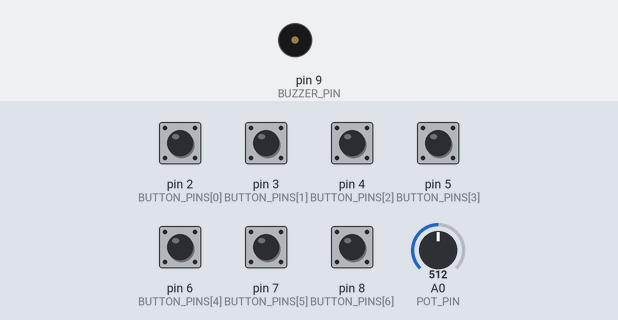
Simulated run of this sketch. Board: Arduino Uno, built with avr-gcc and run on an emulated ATmega328P. Parts: buzzer (waves = sounding). Inputs (shaded band) come from the test bench; at power-on: pin 2 (BUTTON_PINS[0]), pin 3 (BUTTON_PINS[1]), pin 4 (BUTTON_PINS[2]), pin 5 (BUTTON_PINS[3]), pin 6 (BUTTON_PINS[4]), pin 7 (BUTTON_PINS[5]), pin 8 (BUTTON_PINS[6]) HIGH, A0 (POT_PIN) = 512.

Above: at 1.2 s.
1.3 s: pin 2 (BUTTON_PINS[0]) pulled LOW for 0.15 s
At 1.38 s:
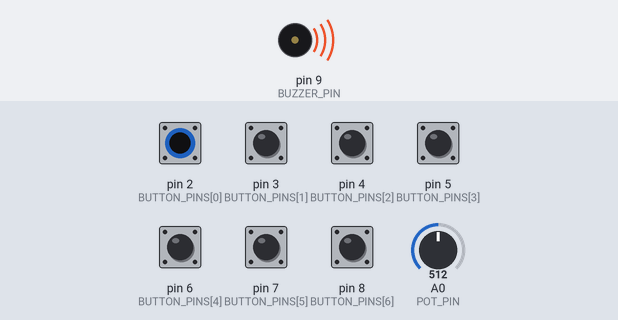
Timing chart, 0 to 4.3 s (numbered marks = the images above; inputs shaded):
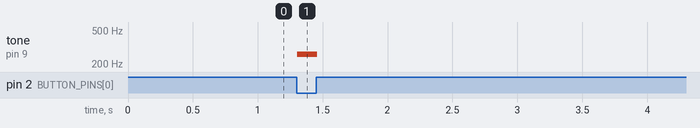

The sketch:

piano.ino
```cpp
/*

아두이노로 조절할 수 있는 피아노

스위치로 음을 연주할 수 있음
가변저항으로 음의 피치 조절

*/

#define POT_PIN A0

const int BUTTON_OFFSET = 2;
const int BUTTON_PINS[7] = {2, 3, 4, 5, 6, 7, 8};
const int BUZZER_PIN = 9;

const int BUTTON_NUM = sizeof(BUTTON_PINS) / sizeof(BUTTON_PINS[0]);

int onButtonPin = BUTTON_OFFSET;
int buttonStates[7] = {0, 0, 0, 0, 0, 0, 0};

double octaves[7][7] =
 {
  //Octave1 Notes:      c1      d1      e1      f1      g1      a1      b1
  /* 1st octave */   {32.703, 36.708, 41.203, 43.654, 48.990, 55.000, 61.735},

  //Octave2 Notes:      c2      d2      e2      f2      g2       a2       b2
  /* 2nd octave */   {65.406, 73.416, 82.407, 87.307, 97.999, 110.000, 123.470},

  //Octave3 Notes:       c3       d3       e3       f3       g3       a3       b3
  /* 3rd octave */   {130.810, 146.830, 164.810, 174.610, 196.000, 220.000, 246.940},

  //Octave4 Notes:       c4       d4       e4       f4       g4       a4       b4
  /* 4th octave */   {261.630, 293.660, 329.630, 349.230, 392.000, 440.000, 493.880},

  //Octave5 Notes:       c5       d5       e5       f5       g5       a5       b5
  /* 5th octave */   {523.250, 587.330, 659.250, 698.460, 783.990, 880.000, 987.770},

  //Octave6 Notes:        c6        d6        e6        f6        g6        a6        b6
  /* 6th octave */   {1046.500, 1174.700, 1318.500, 1396.900, 1568.000, 1760.000, 1979.500},

  //Octave7 Notes:        c7        d7        e7        f7        g7        a7        b7
  /* 7th octave */   {2093.000, 2349.300, 2637.000, 2793.800, 3136.000, 3520.000, 3951.100}
 };

double potRange = 1024.0 / double(sizeof(octaves) / sizeof(octaves[0]));
int octave = 0;

void setup() {
  pinMode(BUZZER_PIN, OUTPUT);

  for(int i = 0; i < BUTTON_NUM; i++) {
    pinMode(BUTTON_PINS[i], INPUT_PULLUP);
  }
}

void loop() {
  int potInput = analogRead(POT_PIN);

  octave = potInput / potRange;

  int buttonInput = digitalRead(onButtonPin);
  int newPin;

  if(buttonInput == LOW) {
    newPin = getNewPin();
    if(newPin >= 0) {
      onButtonPin = newPin;
    }
  } else {
    onButtonPin = getPin();
  }

  if(onButtonPin >= BUTTON_OFFSET) {
    tone(BUZZER_PIN, octaves[octave][onButtonPin - BUTTON_OFFSET]);
  } else {
    noTone(BUZZER_PIN);
  }

  delay(10);
}

int getNewPin() {
  int buttonInput, newPin=-1;

  for(int i = 0; i < BUTTON_NUM; i++) {
    buttonInput = digitalRead(BUTTON_PINS[i]);

    if(buttonInput == LOW && buttonStates[i] == 0) {
      buttonStates[i] = 1;

      newPin = BUTTON_PINS[i];
    } else if(buttonInput == HIGH) {
      buttonStates[i] = 0;
    }
  }

  return newPin;
}

int getPin() {
  int buttonInput, newPin=-1;

  for(int i = 0; i < BUTTON_NUM; i++) {
    buttonInput = digitalRead(BUTTON_PINS[i]);

    if(buttonInput == LOW) {
      buttonStates[i] = 1;

      newPin = BUTTON_PINS[i];
    } else {
      buttonStates[i] = 0;
    }
  }

  return newPin;
}
```

Measured:
- after the input at 1.3 s, tone on pin 9 (BUZZER_PIN): silent → 261 Hz at once, → silent 0.15 s later
